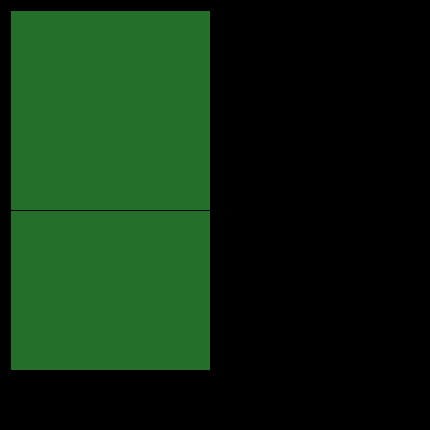
Frame 1 (no input)
Frame 60 (the mouse pressed at the canvas centre just before this capture): identical to frame 1, image omitted
Frame 120 (the mouse held since frame 60 and released just before this capture): identical to frame 1, image omitted

The Processing sketch that drew this single still picture (run headless with seeded random() and noise(); from frame 60 on, the mouse is pressed at the canvas centre):

// Processing sketch: Simon
// ── Simon.pde
//TNPG: Oreo McFlurry (Emily Ortiz, Jing Yi Feng)

// Button class modified from Ruff Comandos
class Button {
  
 // these coordinates define the top left corner of the button
 float _cornerX, _cornerY; 
 
 // define where the rectangular button ends
 float _width, _height;
 
 // defines the color of the button
 color cDarker, cLighter;
 
 //c is color currently displayed
 color c;

 
 // overloaded constructor
 Button(float x, float y, float len, float high) {
   _cornerX = x;
   _cornerY = y;
   
   _width = len;
   _height = high;
 } // end constructor
 
 
 // overloaded constructor with color addition
 Button(float x, float y, float wid, float high, color colD, color colL) {
  this(x,y,wid,high);
  cDarker = colD;
  cLighter = colL;
  c = cDarker;
 } // end constructor
 
 
 // function does what the buttons function is
 void execute() {
   //
   //c = cLighter;
   fill(cLighter);
   //delay(1000);
   println("hi");
   //delay(1000);
 } // end execute
 
 
 // displays the button
 void display() {
   fill(cDarker);
   rect(_cornerX,_cornerY,_width,_height);
 }// end draw
 
 
 boolean isInButton() {
  if (mouseX > _cornerX && mouseX < _cornerX + _width) {
    if (mouseY > _cornerY && mouseY < _cornerY + _height) {
      return true;
    }
  }
  return false; 
 } // end isInButton
 
}// end class

// Simon code
color D0 = color(36, 112, 42);
color L0 = color(62, 221, 75);

boolean playingState = true; //true is playing, false is displaying 

Button sq00 = new Button(10, 10, 200, 200, D0, L0);

PShape s, sq0;

void setup(){
  size(430, 430);
  background(0);
  s = createShape(GROUP);
  sq0 = createShape(RECT, 10, 170, 200, 200);
  sq0.setFill(color(36, 112, 42));
  s.addChild(sq0);
}

void draw(){
shape(s);
  sq00.display();
}

void mouseClicked(){
  if (sq00.isInButton()){
    sq00.display();
    sq00.execute();
  }
}
